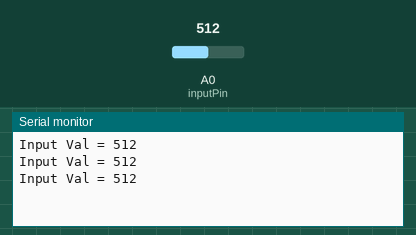
Simulated run of this sketch. Board: Arduino Uno, built with avr-gcc and run on an emulated ATmega328P. On the bench: the last lines printed to the serial monitor. Inputs (shaded band) come from the test bench; at power-on: A0 (inputPin) = 512.

Above: at 1.3 s.
1.4 s: A0 (inputPin) set to 716
At 1.9 s:
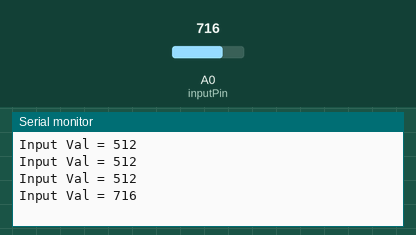
2.9 s: A0 (inputPin) set to 900
At 3.4 s:
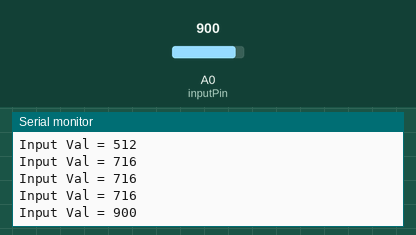
Timing chart, 0 to 5.9 s (numbered marks = the images above; inputs shaded):
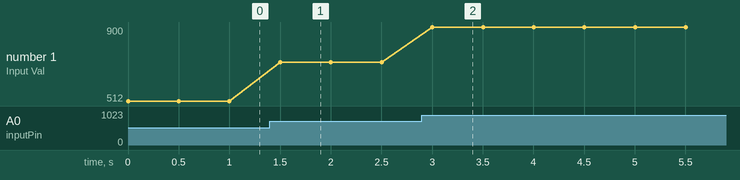

Measured:
- after the input at 1.4 s, the serial monitor: prints a new line after 0.10 s (image 1)
- after the input at 2.9 s, the serial monitor: prints a new line after 0.10 s (image 2)
- plotted number 1: 512 → 716 after the input at 1.4 s, 716 → 900 after the input at 2.9 s

The sketch:

p2p_serial_read.ino
```cpp
/*
SparkFun Inventor's Kit
Example sketch 07

TEMPERATURE SENSOR

  Use the "serial monitor" window to read a temperature sensor.

This sketch was written by SparkFun Electronics,
with lots of help from the Arduino community.
This code is completely free for any use.
Visit http://learn.sparkfun.com/products/2 for SIK information.
Visit http://www.arduino.cc to learn more about Arduino.

*/

//analog input pin constant
const int inputPin = 0;

//raw reading variable
int inputVal;

void setup()
{
  // start the serial port at 9600 baud
  Serial.begin(9600);
  pinMode(inputPin, INPUT);
}


void loop()
{
 //read the temp sensor and store it in tempVal
 inputVal = analogRead(inputPin);

 //print out the 10 value from analogRead
 Serial.print("Input Val = ");
 Serial.println(inputVal);

 //wait a bit before taking another reading
 delay(500);
}
```
